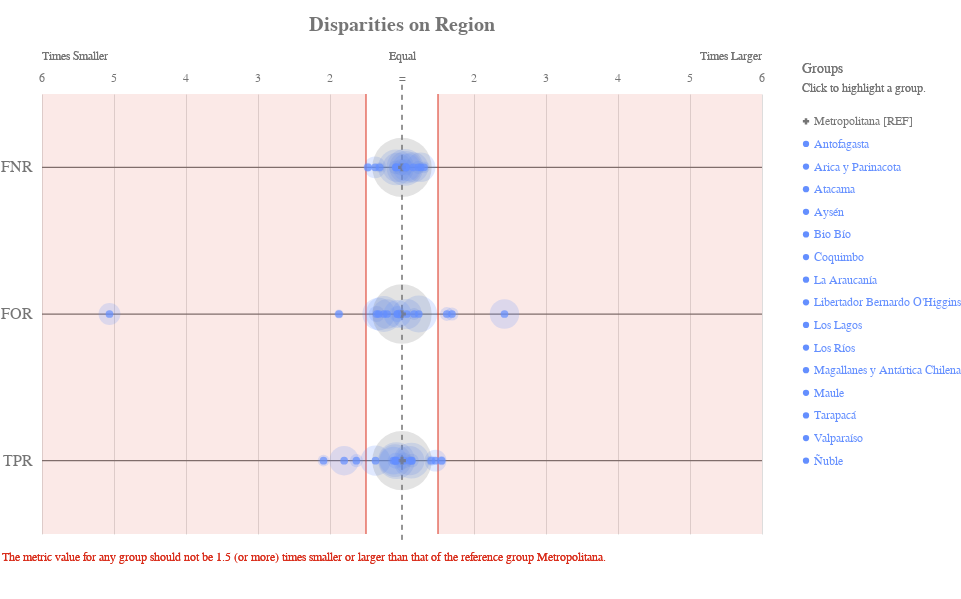

The notebook cell saved with this chart:
### Code cell
ap.disparity(grupo_definido, metrics, 'region', fairness_threshold = disparity_tolerance)

### Figure 1 — Vega-Lite specification as saved in the notebook (floating-point values rounded to 4 significant figures)
{"config": {"view": {"continuousWidth": 400, "continuousHeight": 300, "strokeWidth": 0}, "axisLeft": {"labelColor": "rgb(117,117,117)", "labelFont": "Arial", "labelFontSize": 16}, "title": {"align": "center", "baseline": "middle", "color": "rgb(117,117,117)", "font": "Arial", "fontSize": 20, "fontWeight": "bold"}}, "layer": [{"data": {"name": "data-9e81f56248ad8d508ddaff80d466902d"}, "mark": {"type": "rule", "stroke": "rgb(117,117,117)", "strokeWidth": 1.25, "tooltip": ""}, "encoding": {"x": {"type": "quantitative", "field": "x", "scale": {"domain": [-5, 5], "range": [40.0, 760.0]}}, "x2": {"field": "x2"}, "y": {"type": "nominal", "axis": {"domain": false, "labelAngle": 0, "labelPadding": -30, "orient": "left", "ticks": false, "title": ""}, "field": "metric", "scale": {"domain": ["FNR", "FOR", "TPR"], "range": [55.0, 495.0]}}}}, {"data": {"name": "data-79dd248bdaa0ea02c535240e8ad022c8"}, "mark": {"type": "rule", "stroke": "rgb(117,117,117)", "strokeDash": [5, 5], "strokeWidth": 1}, "encoding": {"tooltip": {"value": "Metropolitana [REF]"}, "x": {"value": 400.0}, "y": {"value": 45.83}, "y2": {"value": 504.2}}}, {"data": {"name": "data-2d710c249995d4113e43f1b0602e5d1e"}, "mark": {"type": "text", "align": "center", "color": "rgb(117,117,117)", "font": "Arial", "fontSize": 12, "fontWeight": "normal", "tooltip": ""}, "encoding": {"text": {"type": "nominal", "field": "label"}, "x": {"type": "quantitative", "field": "value", "scale": {"domain": [-5, 5], "range": [40.0, 760.0]}}, "y": {"value": 38.5}}}, {"layer": [{"mark": {"type": "text", "align": "left", "fill": "rgb(117,117,117)", "font": "Arial", "fontSize": 12, "fontWeight": "normal", "tooltip": ""}, "encoding": {"text": {"value": "Times Smaller"}, "x": {"value": 40.0}, "y": {"value": 16.5}}}, {"mark": {"type": "text", "align": "right", "fill": "rgb(117,117,117)", "font": "Arial", "fontSize": 12, "fontWeight": "normal", "tooltip": ""}, "encoding": {"text": {"value": "Times Larger"}, "x": {"value": 760.0}, "y": {"value": 16.5}}}, {"mark": {"type": "text", "align": "center", "fill": "rgb(117,117,117)", "font": "Arial", "fontSize": 12, "fontWeight": "normal", "tooltip": ""}, "encoding": {"text": {"value": "Equal"}, "x": {"value": 400.0}, "y": {"value": 16.5}}}], "data": {"name": "data-79dd248bdaa0ea02c535240e8ad022c8"}}, {"layer": [{"mark": {"type": "rule", "opacity": 0.8, "stroke": "rgb(217, 46, 28)", "strokeWidth": 1.25, "tooltip": ""}, "encoding": {"x": {"type": "quantitative", "field": "min", "scale": {"domain": [-5, 5], "range": [40.0, 760.0]}}, "y": {"value": 55.0}, "y2": {"value": 495.0}}}, {"mark": {"type": "rule", "opacity": 0.8, "stroke": "rgb(217, 46, 28)", "strokeWidth": 1.25, "tooltip": ""}, "encoding": {"x": {"type": "quantitative", "field": "max", "scale": {"domain": [-5, 5], "range": [40.0, 760.0]}}, "y": {"value": 55.0}, "y2": {"value": 495.0}}}, {"layer": [{"mark": {"type": "rect", "fill": "rgb(217, 46, 28)", "opacity": 0.1, "tooltip": ""}, "encoding": {"x": {"type": "quantitative", "field": "min", "scale": {"domain": [-5, 5], "range": [40.0, 760.0]}}, "x2": {"field": "lower_end"}, "y": {"value": 55.0}, "y2": {"value": 495.0}}}, {"mark": {"type": "rect", "fill": "rgb(217, 46, 28)", "opacity": 0.1, "tooltip": ""}, "encoding": {"x": {"type": "quantitative", "field": "max", "scale": {"domain": [-5, 5], "range": [40.0, 760.0]}}, "x2": {"field": "upper_end"}, "y": {"value": 55.0}, "y2": {"value": 495.0}}}]}, {"data": {"name": "data-79dd248bdaa0ea02c535240e8ad022c8"}, "mark": {"type": "text", "align": "left", "baseline": "top", "fill": "rgb(217, 46, 28)", "font": "Arial", "fontSize": 12, "fontWeight": "normal", "tooltip": ""}, "encoding": {"text": {"value": "The metric value for any group should not be 1.5 (or more) times smaller or larger than that of the reference group Metropolitana."}, "x": {"value": 0}, "y": {"value": 513.3}}}], "data": {"name": "data-01eb4216353c5243ec500e1fd3d7269e"}}, {"layer": [{"mark": "circle"}, {"data": {"name": "data-51553ba60c7f4dfb0ca4e2b52f5c6861"}, "mark": {"type": "circle", "opacity": 0.2}, "encoding": {"color": {"condition": {"type": "nominal", "field": "attribute_value", "legend": null, "scale": {"domain": ["Metropolitana", "Antofagasta", "Arica y Parinacota", "Atacama", "Aysén", "Bio Bío", "Coquimbo", "La Araucanía", "Libertador Bernardo O'Higgins", "Los Lagos", "Los Ríos", "Magallanes y Antártica Chilena", "Maule", "Tarapacá", "Valparaíso", "Ñuble"], "range": ["rgb(117,117,117)", "rgb(100, 143, 255)", "rgb(100, 143, 255)", "rgb(100, 143, 255)", "rgb(100, 143, 255)", "rgb(100, 143, 255)", "rgb(100, 143, 255)", "rgb(100, 143, 255)", "rgb(100, 143, 255)", "rgb(100, 143, 255)", "rgb(100, 143, 255)", "rgb(100, 143, 255)", "rgb(100, 143, 255)", "rgb(100, 143, 255)", "rgb(100, 143, 255)", "rgb(100, 143, 255)"]}, "selection": "selector193"}, "value": "rgb(224,224,224)"}, "size": {"type": "quantitative", "field": "group_size", "legend": null, "scale": {"domain": [0, 4104.0], "range": [0, 4224.0]}}, "tooltip": [{"type": "nominal", "field": "attribute_value", "title": "Group"}, {"type": "nominal", "field": "tooltip_group_size", "title": "Group Size"}, {"type": "nominal", "field": "tooltip_disparity_explanation_fnr", "title": "Disparity"}, {"type": "quantitative", "field": "fnr", "format": ".2f", "title": "FNR"}], "x": {"type": "quantitative", "axis": {"domain": false, "labels": false, "ticks": false, "title": null, "values": [1, 2, 3, 4, 5, -5, -4, -3, -2, -1]}, "field": "fnr_disparity_scaled", "scale": {"domain": [-5, 5], "range": [40.0, 760.0]}}, "y": {"type": "nominal", "axis": {"domain": false, "grid": false, "labels": false, "ticks": false, "title": " "}, "field": "metric_variable", "scale": {"domain": ["FNR", "FOR", "TPR"], "range": [55.0, 495.0]}}}, "selection": {"selector195": {"type": "multi", "empty": "all", "fields": ["attribute_value"]}}, "transform": [{"calculate": "'FNR'", "as": "metric_variable"}]}, {"data": {"name": "data-51553ba60c7f4dfb0ca4e2b52f5c6861"}, "mark": {"type": "circle", "opacity": 0.2}, "encoding": {"color": {"condition": {"type": "nominal", "field": "attribute_value", "legend": null, "scale": {"domain": ["Metropolitana", "Antofagasta", "Arica y Parinacota", "Atacama", "Aysén", "Bio Bío", "Coquimbo", "La Araucanía", "Libertador Bernardo O'Higgins", "Los Lagos", "Los Ríos", "Magallanes y Antártica Chilena", "Maule", "Tarapacá", "Valparaíso", "Ñuble"], "range": ["rgb(117,117,117)", "rgb(100, 143, 255)", "rgb(100, 143, 255)", "rgb(100, 143, 255)", "rgb(100, 143, 255)", "rgb(100, 143, 255)", "rgb(100, 143, 255)", "rgb(100, 143, 255)", "rgb(100, 143, 255)", "rgb(100, 143, 255)", "rgb(100, 143, 255)", "rgb(100, 143, 255)", "rgb(100, 143, 255)", "rgb(100, 143, 255)", "rgb(100, 143, 255)", "rgb(100, 143, 255)"]}, "selection": "selector193"}, "value": "rgb(224,224,224)"}, "size": {"type": "quantitative", "field": "group_size", "legend": null, "scale": {"domain": [0, 4104.0], "range": [0, 4224.0]}}, "tooltip": [{"type": "nominal", "field": "attribute_value", "title": "Group"}, {"type": "nominal", "field": "tooltip_group_size", "title": "Group Size"}, {"type": "nominal", "field": "tooltip_disparity_explanation_for", "title": "Disparity"}, {"type": "quantitative", "field": "for", "format": ".2f", "title": "FOR"}], "x": {"type": "quantitative", "axis": {"domain": false, "labels": false, "ticks": false, "title": null, "values": [1, 2, 3, 4, 5, -5, -4, -3, -2, -1]}, "field": "for_disparity_scaled", "scale": {"domain": [-5, 5], "range": [40.0, 760.0]}}, "y": {"type": "nominal", "axis": {"domain": false, "grid": false, "labels": false, "ticks": false, "title": " "}, "field": "metric_variable", "scale": {"domain": ["FNR", "FOR", "TPR"], "range": [55.0, 495.0]}}}, "selection": {"selector197": {"type": "multi", "empty": "all", "fields": ["attribute_value"]}}, "transform": [{"calculate": "'FOR'", "as": "metric_variable"}]}, {"data": {"name": "data-51553ba60c7f4dfb0ca4e2b52f5c6861"}, "mark": {"type": "circle", "opacity": 0.2}, "encoding": {"color": {"condition": {"type": "nominal", "field": "attribute_value", "legend": null, "scale": {"domain": ["Metropolitana", "Antofagasta", "Arica y Parinacota", "Atacama", "Aysén", "Bio Bío", "Coquimbo", "La Araucanía", "Libertador Bernardo O'Higgins", "Los Lagos", "Los Ríos", "Magallanes y Antártica Chilena", "Maule", "Tarapacá", "Valparaíso", "Ñuble"], "range": ["rgb(117,117,117)", "rgb(100, 143, 255)", "rgb(100, 143, 255)", "rgb(100, 143, 255)", "rgb(100, 143, 255)", "rgb(100, 143, 255)", "rgb(100, 143, 255)", "rgb(100, 143, 255)", "rgb(100, 143, 255)", "rgb(100, 143, 255)", "rgb(100, 143, 255)", "rgb(100, 143, 255)", "rgb(100, 143, 255)", "rgb(100, 143, 255)", "rgb(100, 143, 255)", "rgb(100, 143, 255)"]}, "selection": "selector193"}, "value": "rgb(224,224,224)"}, "size": {"type": "quantitative", "field": "group_size", "legend": null, "scale": {"domain": [0, 4104.0], "range": [0, 4224.0]}}, "tooltip": [{"type": "nominal", "field": "attribute_value", "title": "Group"}, {"type": "nominal", "field": "tooltip_group_size", "title": "Group Size"}, {"type": "nominal", "field": "tooltip_disparity_explanation_tpr", "title": "Disparity"}, {"type": "quantitative", "field": "tpr", "format": ".2f", "title": "TPR"}], "x": {"type": "quantitative", "axis": {"domain": false, "labels": false, "ticks": false, "title": null, "values": [1, 2, 3, 4, 5, -5, -4, -3, -2, -1]}, "field": "tpr_disparity_scaled", "scale": {"domain": [-5, 5], "range": [40.0, 760.0]}}, "y": {"type": "nominal", "axis": {"domain": false, "grid": false, "labels": false, "ticks": false, "title": " "}, "field": "metric_variable", "scale": {"domain": ["FNR", "FOR", "TPR"], "range": [55.0, 495.0]}}}, "selection": {"selector199": {"type": "multi", "empty": "all", "fields": ["attribute_value"]}}, "transform": [{"calculate": "'TPR'", "as": "metric_variable"}]}, {"layer": [{"mark": "point"}, {"data": {"name": "data-51553ba60c7f4dfb0ca4e2b52f5c6861"}, "mark": {"type": "point", "filled": true, "size": 60}, "encoding": {"color": {"condition": {"type": "nominal", "field": "attribute_value", "legend": null, "scale": {"domain": ["Metropolitana", "Antofagasta", "Arica y Parinacota", "Atacama", "Aysén", "Bio Bío", "Coquimbo", "La Araucanía", "Libertador Bernardo O'Higgins", "Los Lagos", "Los Ríos", "Magallanes y Antártica Chilena", "Maule", "Tarapacá", "Valparaíso", "Ñuble"], "range": ["rgb(117,117,117)", "rgb(100, 143, 255)", "rgb(100, 143, 255)", "rgb(100, 143, 255)", "rgb(100, 143, 255)", "rgb(100, 143, 255)", "rgb(100, 143, 255)", "rgb(100, 143, 255)", "rgb(100, 143, 255)", "rgb(100, 143, 255)", "rgb(100, 143, 255)", "rgb(100, 143, 255)", "rgb(100, 143, 255)", "rgb(100, 143, 255)", "rgb(100, 143, 255)", "rgb(100, 143, 255)"]}, "selection": "selector193"}, "value": "rgb(224,224,224)"}, "shape": {"type": "nominal", "field": "attribute_value", "legend": null, "scale": {"domain": ["Metropolitana", "Antofagasta", "Arica y Parinacota", "Atacama", "Aysén", "Bio Bío", "Coquimbo", "La Araucanía", "Libertador Bernardo O'Higgins", "Los Lagos", "Los Ríos", "Magallanes y Antártica Chilena", "Maule", "Tarapacá", "Valparaíso", "Ñuble"], "range": ["cross", "circle", "circle", "circle", "circle", "circle", "circle", "circle", "circle", "circle", "circle", "circle", "circle", "circle", "circle", "circle"]}}, "tooltip": [{"type": "nominal", "field": "attribute_value", "title": "Group"}, {"type": "nominal", "field": "tooltip_group_size", "title": "Group Size"}, {"type": "nominal", "field": "tooltip_disparity_explanation_fnr", "title": "Disparity"}, {"type": "quantitative", "field": "fnr", "format": ".2f", "title": "FNR"}], "x": {"type": "quantitative", "axis": {"domain": false, "labels": false, "ticks": false, "title": null, "values": [1, 2, 3, 4, 5, -5, -4, -3, -2, -1]}, "field": "fnr_disparity_scaled", "scale": {"domain": [-5, 5], "range": [40.0, 760.0]}}, "y": {"type": "nominal", "axis": {"domain": false, "grid": false, "labels": false, "ticks": false, "title": " "}, "field": "metric_variable", "scale": {"domain": ["FNR", "FOR", "TPR"], "range": [55.0, 495.0]}}}, "selection": {"selector194": {"type": "multi", "empty": "all", "fields": ["attribute_value"]}}, "transform": [{"calculate": "'FNR'", "as": "metric_variable"}]}, {"data": {"name": "data-51553ba60c7f4dfb0ca4e2b52f5c6861"}, "mark": {"type": "point", "filled": true, "size": 60}, "encoding": {"color": {"condition": {"type": "nominal", "field": "attribute_value", "legend": null, "scale": {"domain": ["Metropolitana", "Antofagasta", "Arica y Parinacota", "Atacama", "Aysén", "Bio Bío", "Coquimbo", "La Araucanía", "Libertador Bernardo O'Higgins", "Los Lagos", "Los Ríos", "Magallanes y Antártica Chilena", "Maule", "Tarapacá", "Valparaíso", "Ñuble"], "range": ["rgb(117,117,117)", "rgb(100, 143, 255)", "rgb(100, 143, 255)", "rgb(100, 143, 255)", "rgb(100, 143, 255)", "rgb(100, 143, 255)", "rgb(100, 143, 255)", "rgb(100, 143, 255)", "rgb(100, 143, 255)", "rgb(100, 143, 255)", "rgb(100, 143, 255)", "rgb(100, 143, 255)", "rgb(100, 143, 255)", "rgb(100, 143, 255)", "rgb(100, 143, 255)", "rgb(100, 143, 255)"]}, "selection": "selector193"}, "value": "rgb(224,224,224)"}, "shape": {"type": "nominal", "field": "attribute_value", "legend": null, "scale": {"domain": ["Metropolitana", "Antofagasta", "Arica y Parinacota", "Atacama", "Aysén", "Bio Bío", "Coquimbo", "La Araucanía", "Libertador Bernardo O'Higgins", "Los Lagos", "Los Ríos", "Magallanes y Antártica Chilena", "Maule", "Tarapacá", "Valparaíso", "Ñuble"], "range": ["cross", "circle", "circle", "circle", "circle", "circle", "circle", "circle", "circle", "circle", "circle", "circle", "circle", "circle", "circle", "circle"]}}, "tooltip": [{"type": "nominal", "field": "attribute_value", "title": "Group"}, {"type": "nominal", "field": "tooltip_group_size", "title": "Group Size"}, {"type": "nominal", "field": "tooltip_disparity_explanation_for", "title": "Disparity"}, {"type": "quantitative", "field": "for", "format": ".2f", "title": "FOR"}], "x": {"type": "quantitative", "axis": {"domain": false, "labels": false, "ticks": false, "title": null, "values": [1, 2, 3, 4, 5, -5, -4, -3, -2, -1]}, "field": "for_disparity_scaled", "scale": {"domain": [-5, 5], "range": [40.0, 760.0]}}, "y": {"type": "nominal", "axis": {"domain": false, "grid": false, "labels": false, "ticks": false, "title": " "}, "field": "metric_variable", "scale": {"domain": ["FNR", "FOR", "TPR"], "range": [55.0, 495.0]}}}, "selection": {"selector196": {"type": "multi", "empty": "all", "fields": ["attribute_value"]}}, "transform": [{"calculate": "'FOR'", "as": "metric_variable"}]}, {"data": {"name": "data-51553ba60c7f4dfb0ca4e2b52f5c6861"}, "mark": {"type": "point", "filled": true, "size": 60}, "encoding": {"color": {"condition": {"type": "nominal", "field": "attribute_value", "legend": null, "scale": {"domain": ["Metropolitana", "Antofagasta", "Arica y Parinacota", "Atacama", "Aysén", "Bio Bío", "Coquimbo", "La Araucanía", "Libertador Bernardo O'Higgins", "Los Lagos", "Los Ríos", "Magallanes y Antártica Chilena", "Maule", "Tarapacá", "Valparaíso", "Ñuble"], "range": ["rgb(117,117,117)", "rgb(100, 143, 255)", "rgb(100, 143, 255)", "rgb(100, 143, 255)", "rgb(100, 143, 255)", "rgb(100, 143, 255)", "rgb(100, 143, 255)", "rgb(100, 143, 255)", "rgb(100, 143, 255)", "rgb(100, 143, 255)", "rgb(100, 143, 255)", "rgb(100, 143, 255)", "rgb(100, 143, 255)", "rgb(100, 143, 255)", "rgb(100, 143, 255)", "rgb(100, 143, 255)"]}, "selection": "selector193"}, "value": "rgb(224,224,224)"}, "shape": {"type": "nominal", "field": "attribute_value", "legend": null, "scale": {"domain": ["Metropolitana", "Antofagasta", "Arica y Parinacota", "Atacama", "Aysén", "Bio Bío", "Coquimbo", "La Araucanía", "Libertador Bernardo O'Higgins", "Los Lagos", "Los Ríos", "Magallanes y Antártica Chilena", "Maule", "Tarapacá", "Valparaíso", "Ñuble"], "range": ["cross", "circle", "circle", "circle", "circle", "circle", "circle", "circle", "circle", "circle", "circle", "circle", "circle", "circle", "circle", "circle"]}}, "tooltip": [{"type": "nominal", "field": "attribute_value", "title": "Group"}, {"type": "nominal", "field": "tooltip_group_size", "title": "Group Size"}, {"type": "nominal", "field": "tooltip_disparity_explanation_tpr", "title": "Disparity"}, {"type": "quantitative", "field": "tpr", "format": ".2f", "title": "TPR"}], "x": {"type": "quantitative", "axis": {"domain": false, "labels": false, "ticks": false, "title": null, "values": [1, 2, 3, 4, 5, -5, -4, -3, -2, -1]}, "field": "tpr_disparity_scaled", "scale": {"domain": [-5, 5], "range": [40.0, 760.0]}}, "y": {"type": "nominal", "axis": {"domain": false, "grid": false, "labels": false, "ticks": false, "title": " "}, "field": "metric_variable", "scale": {"domain": ["FNR", "FOR", "TPR"], "range": [55.0, 495.0]}}}, "selection": {"selector198": {"type": "multi", "empty": "all", "fields": ["attribute_value"]}}, "transform": [{"calculate": "'TPR'", "as": "metric_variable"}]}]}]}, {"layer": [{"mark": {"type": "point", "filled": true, "opacity": 1, "size": 39.48}, "encoding": {"color": {"condition": {"type": "nominal", "field": "attribute_value", "legend": null, "scale": {"domain": ["Metropolitana", "Antofagasta", "Arica y Parinacota", "Atacama", "Aysén", "Bio Bío", "Coquimbo", "La Araucanía", "Libertador Bernardo O'Higgins", "Los Lagos", "Los Ríos", "Magallanes y Antártica Chilena", "Maule", "Tarapacá", "Valparaíso", "Ñuble"], "range": ["rgb(117,117,117)", "rgb(100, 143, 255)", "rgb(100, 143, 255)", "rgb(100, 143, 255)", "rgb(100, 143, 255)", "rgb(100, 143, 255)", "rgb(100, 143, 255)", "rgb(100, 143, 255)", "rgb(100, 143, 255)", "rgb(100, 143, 255)", "rgb(100, 143, 255)", "rgb(100, 143, 255)", "rgb(100, 143, 255)", "rgb(100, 143, 255)", "rgb(100, 143, 255)", "rgb(100, 143, 255)"]}, "selection": "selector193"}, "value": "rgb(224,224,224)"}, "shape": {"type": "nominal", "field": "attribute_value", "legend": null, "scale": {"domain": ["Metropolitana", "Antofagasta", "Arica y Parinacota", "Atacama", "Aysén", "Bio Bío", "Coquimbo", "La Araucanía", "Libertador Bernardo O'Higgins", "Los Lagos", "Los Ríos", "Magallanes y Antártica Chilena", "Maule", "Tarapacá", "Valparaíso", "Ñuble"], "range": ["cross", "circle", "circle", "circle", "circle", "circle", "circle", "circle", "circle", "circle", "circle", "circle", "circle", "circle", "circle", "circle"]}}, "x": {"value": 804}, "y": {"type": "nominal", "axis": {"domain": false, "grid": false, "labels": false, "ticks": false, "title": " "}, "field": "attribute_value", "scale": {"domain": ["Metropolitana", "Antofagasta", "Arica y Parinacota", "Atacama", "Aysén", "Bio Bío", "Coquimbo", "La Araucanía", "Libertador Bernardo O'Higgins", "Los Lagos", "Los Ríos", "Magallanes y Antártica Chilena", "Maule", "Tarapacá", "Valparaíso", "Ñuble"], "range": [71, 433]}}}, "selection": {"selector193": {"type": "multi", "empty": "all", "fields": ["attribute_value"]}}}, {"mark": {"type": "text", "align": "left", "baseline": "middle", "font": "Arial", "fontSize": 12, "fontWeight": "normal"}, "encoding": {"color": {"condition": {"type": "nominal", "field": "attribute_value", "legend": null, "scale": {"domain": ["Metropolitana", "Antofagasta", "Arica y Parinacota", "Atacama", "Aysén", "Bio Bío", "Coquimbo", "La Araucanía", "Libertador Bernardo O'Higgins", "Los Lagos", "Los Ríos", "Magallanes y Antártica Chilena", "Maule", "Tarapacá", "Valparaíso", "Ñuble"], "range": ["rgb(117,117,117)", "rgb(100, 143, 255)", "rgb(100, 143, 255)", "rgb(100, 143, 255)", "rgb(100, 143, 255)", "rgb(100, 143, 255)", "rgb(100, 143, 255)", "rgb(100, 143, 255)", "rgb(100, 143, 255)", "rgb(100, 143, 255)", "rgb(100, 143, 255)", "rgb(100, 143, 255)", "rgb(100, 143, 255)", "rgb(100, 143, 255)", "rgb(100, 143, 255)", "rgb(100, 143, 255)"]}, "selection": "selector193"}, "value": "rgb(224,224,224)"}, "text": {"type": "nominal", "field": "label"}, "x": {"value": 812}, "y": {"type": "nominal", "axis": {"domain": false, "grid": false, "labels": false, "ticks": false, "title": " "}, "field": "attribute_value", "scale": {"domain": ["Metropolitana", "Antofagasta", "Arica y Parinacota", "Atacama", "Aysén", "Bio Bío", "Coquimbo", "La Araucanía", "Libertador Bernardo O'Higgins", "Los Lagos", "Los Ríos", "Magallanes y Antártica Chilena", "Maule", "Tarapacá", "Valparaíso", "Ñuble"], "range": [71, 433]}}}, "selection": {"selector200": {"type": "multi", "empty": "all", "fields": ["attribute_value"]}}}, {"data": {"name": "data-79dd248bdaa0ea02c535240e8ad022c8"}, "mark": {"type": "text", "align": "left", "baseline": "middle", "color": "rgb(117,117,117)", "font": "Arial", "fontSize": 12, "fontWeight": "normal"}, "encoding": {"text": {"value": "Click to highlight a group."}, "x": {"value": 800}, "y": {"value": 49}}}, {"data": {"name": "data-79dd248bdaa0ea02c535240e8ad022c8"}, "mark": {"type": "text", "align": "left", "baseline": "middle", "color": "rgb(117,117,117)", "font": "Arial", "fontSize": 14, "fontWeight": "normal"}, "encoding": {"text": {"value": "Groups"}, "x": {"value": 800}, "y": {"value": 30}}}], "data": {"name": "data-7ebefffb3323e64a7ab0617c614ff136"}}], "height": 550, "padding": {"top": 15, "bottom": 10}, "resolve": {"scale": {"size": "independent", "y": "independent"}}, "title": "Disparities on Region", "width": 800, "$schema": "https://vega.github.io/schema/vega-lite/v4.8.1.json", "datasets": {"data-9e81f56248ad8d508ddaff80d466902d": [{"metric": "FNR", "x": -5, "x2": 5}, {"metric": "FOR", "x": -5, "x2": 5}, {"metric": "TPR", "x": -5, "x2": 5}], "data-79dd248bdaa0ea02c535240e8ad022c8": [{"a": 1, "b": 0}, {"a": 1, "b": 0}], "data-2d710c249995d4113e43f1b0602e5d1e": [{"value": 1, "label": 2}, {"value": 2, "label": 3}, {"value": 3, "label": 4}, {"value": 4, "label": 5}, {"value": 5, "label": 6}, {"value": -5, "label": 6}, {"value": -4, "label": 5}, {"value": -3, "label": 4}, {"value": -2, "label": 3}, {"value": -1, "label": 2}, {"value": 0, "label": "="}], "data-01eb4216353c5243ec500e1fd3d7269e": [{"min": -0.5, "max": 0.5, "lower_end": -5, "upper_end": 5}], "data-51553ba60c7f4dfb0ca4e2b52f5c6861": [{"attribute_name": "region", "attribute_value": "Antofagasta", "group_size": 184, "total_entities": 11987, "fnr": 0.5802, "for": 0.3381, "tpr": 0.4198, "fnr_disparity": 0.9193, "for_disparity": 1.623, "tpr_disparity": 1.138, "fnr_disparity_scaled": -0.08781, "for_disparity_scaled": 0.6226, "tpr_disparity_scaled": 0.1382, "tooltip_group_size": "184 (1.53%)", "tooltip_disparity_explanation_fnr": "1.09 times smaller FNR than the reference group", "tooltip_disparity_explanation_for": "1.62 times larger FOR than the reference group", "tooltip_disparity_explanation_tpr": "1.14 times larger TPR than the reference group"}, {"attribute_name": "region", "attribute_value": "Arica y Parinacota", "group_size": 168, "total_entities": 11987, "fnr": 0.7742, "for": 0.3529, "tpr": 0.2258, "fnr_disparity": 1.227, "for_disparity": 1.694, "tpr_disparity": 0.6123, "fnr_disparity_scaled": 0.2265, "for_disparity_scaled": 0.6937, "tpr_disparity_scaled": -0.6333, "tooltip_group_size": "168 (1.40%)", "tooltip_disparity_explanation_fnr": "1.23 times larger FNR than the reference group", "tooltip_disparity_explanation_for": "1.69 times larger FOR than the reference group", "tooltip_disparity_explanation_tpr": "1.63 times smaller TPR than the reference group"}, {"attribute_name": "region", "attribute_value": "Atacama", "group_size": 465, "total_entities": 11987, "fnr": 0.4595, "for": 0.04116, "tpr": 0.5405, "fnr_disparity": 0.7279, "for_disparity": 0.1975, "tpr_disparity": 1.466, "fnr_disparity_scaled": -0.3738, "for_disparity_scaled": -4.063, "tpr_disparity_scaled": 0.4657, "tooltip_group_size": "465 (3.88%)", "tooltip_disparity_explanation_fnr": "1.37 times smaller FNR than the reference group", "tooltip_disparity_explanation_for": "5.06 times smaller FOR than the reference group", "tooltip_disparity_explanation_tpr": "1.47 times larger TPR than the reference group"}, {"attribute_name": "region", "attribute_value": "Aysén", "group_size": 103, "total_entities": 11987, "fnr": 0.4815, "for": 0.2031, "tpr": 0.5185, "fnr_disparity": 0.7628, "for_disparity": 0.9747, "tpr_disparity": 1.406, "fnr_disparity_scaled": -0.311, "for_disparity_scaled": -0.02592, "tpr_disparity_scaled": 0.406, "tooltip_group_size": "103 (0.86%)", "tooltip_disparity_explanation_fnr": "1.31 times smaller FNR than the reference group", "tooltip_disparity_explanation_for": "1.03 times smaller FOR than the reference group", "tooltip_disparity_explanation_tpr": "1.41 times larger TPR than the reference group"}, {"attribute_name": "region", "attribute_value": "Bio Bío", "group_size": 1252, "total_entities": 11987, "fnr": 0.5828, "for": 0.1664, "tpr": 0.4172, "fnr_disparity": 0.9233, "for_disparity": 0.7983, "tpr_disparity": 1.131, "fnr_disparity_scaled": -0.08308, "for_disparity_scaled": -0.2527, "tpr_disparity_scaled": 0.1313, "tooltip_group_size": "1,252 (10.44%)", "tooltip_disparity_explanation_fnr": "1.08 times smaller FNR than the reference group", "tooltip_disparity_explanation_for": "1.25 times smaller FOR than the reference group", "tooltip_disparity_explanation_tpr": "1.13 times larger TPR than the reference group"}, {"attribute_name": "region", "attribute_value": "Coquimbo", "group_size": 839, "total_entities": 11987, "fnr": 0.5916, "for": 0.1725, "tpr": 0.4084, "fnr_disparity": 0.9373, "for_disparity": 0.8279, "tpr_disparity": 1.107, "fnr_disparity_scaled": -0.06689, "for_disparity_scaled": -0.2079, "tpr_disparity_scaled": 0.1073, "tooltip_group_size": "839 (7.00%)", "tooltip_disparity_explanation_fnr": "1.07 times smaller FNR than the reference group", "tooltip_disparity_explanation_for": "1.21 times smaller FOR than the reference group", "tooltip_disparity_explanation_tpr": "1.11 times larger TPR than the reference group"}, {"attribute_name": "region", "attribute_value": "La Araucanía", "group_size": 1324, "total_entities": 11987, "fnr": 0.6576, "for": 0.257, "tpr": 0.3424, "fnr_disparity": 1.042, "for_disparity": 1.233, "tpr_disparity": 0.9283, "fnr_disparity_scaled": 0.04188, "for_disparity_scaled": 0.2332, "tpr_disparity_scaled": -0.07722, "tooltip_group_size": "1,324 (11.05%)", "tooltip_disparity_explanation_fnr": "1.04 times larger FNR than the reference group", "tooltip_disparity_explanation_for": "1.23 times larger FOR than the reference group", "tooltip_disparity_explanation_tpr": "1.08 times smaller TPR than the reference group"}, {"attribute_name": "region", "attribute_value": "Libertador Bernardo O'Higgins", "group_size": 1034, "total_entities": 11987, "fnr": 0.6636, "for": 0.1574, "tpr": 0.3364, "fnr_disparity": 1.051, "for_disparity": 0.7554, "tpr_disparity": 0.9123, "fnr_disparity_scaled": 0.05126, "for_disparity_scaled": -0.3237, "tpr_disparity_scaled": -0.09616, "tooltip_group_size": "1,034 (8.63%)", "tooltip_disparity_explanation_fnr": "1.05 times larger FNR than the reference group", "tooltip_disparity_explanation_for": "1.32 times smaller FOR than the reference group", "tooltip_disparity_explanation_tpr": "1.10 times smaller TPR than the reference group"}, {"attribute_name": "region", "attribute_value": "Los Lagos", "group_size": 842, "total_entities": 11987, "fnr": 0.7955, "for": 0.505, "tpr": 0.2045, "fnr_disparity": 1.26, "for_disparity": 2.423, "tpr_disparity": 0.5545, "fnr_disparity_scaled": 0.2603, "for_disparity_scaled": 1.423, "tpr_disparity_scaled": -0.8035, "tooltip_group_size": "842 (7.02%)", "tooltip_disparity_explanation_fnr": "1.26 times larger FNR than the reference group", "tooltip_disparity_explanation_for": "2.42 times larger FOR than the reference group", "tooltip_disparity_explanation_tpr": "1.80 times smaller TPR than the reference group"}, {"attribute_name": "region", "attribute_value": "Los Ríos", "group_size": 252, "total_entities": 11987, "fnr": 0.6226, "for": 0.1542, "tpr": 0.3774, "fnr_disparity": 0.9864, "for_disparity": 0.74, "tpr_disparity": 1.023, "fnr_disparity_scaled": -0.01374, "for_disparity_scaled": -0.3514, "tpr_disparity_scaled": 0.0232, "tooltip_group_size": "252 (2.10%)", "tooltip_disparity_explanation_fnr": "1.01 times smaller FNR than the reference group", "tooltip_disparity_explanation_for": "1.35 times smaller FOR than the reference group", "tooltip_disparity_explanation_tpr": "1.02 times larger TPR than the reference group"}, {"attribute_name": "region", "attribute_value": "Magallanes y Antártica Chilena", "group_size": 136, "total_entities": 11987, "fnr": 0.8235, "for": 0.2435, "tpr": 0.1765, "fnr_disparity": 1.305, "for_disparity": 1.168, "tpr_disparity": 0.4785, "fnr_disparity_scaled": 0.3047, "for_disparity_scaled": 0.1684, "tpr_disparity_scaled": -1.09, "tooltip_group_size": "136 (1.13%)", "tooltip_disparity_explanation_fnr": "1.30 times larger FNR than the reference group", "tooltip_disparity_explanation_for": "1.17 times larger FOR than the reference group", "tooltip_disparity_explanation_tpr": "2.09 times smaller TPR than the reference group"}, {"attribute_name": "region", "attribute_value": "Maule", "group_size": 880, "total_entities": 11987, "fnr": 0.7304, "for": 0.2221, "tpr": 0.2696, "fnr_disparity": 1.157, "for_disparity": 1.066, "tpr_disparity": 0.731, "fnr_disparity_scaled": 0.1572, "for_disparity_scaled": 0.06558, "tpr_disparity_scaled": -0.3679, "tooltip_group_size": "880 (7.34%)", "tooltip_disparity_explanation_fnr": "1.16 times larger FNR than the reference group", "tooltip_disparity_explanation_for": "1.07 times larger FOR than the reference group", "tooltip_disparity_explanation_tpr": "1.37 times smaller TPR than the reference group"}, {"attribute_name": "region", "attribute_value": "Metropolitana", "group_size": 3420, "total_entities": 11987, "fnr": 0.6312, "for": 0.2084, "tpr": 0.3688, "fnr_disparity": 1.0, "for_disparity": 1.0, "tpr_disparity": 1.0, "fnr_disparity_scaled": 0.0, "for_disparity_scaled": 0.0, "tpr_disparity_scaled": 0.0, "tooltip_group_size": "3,420 (28.53%)", "tooltip_disparity_explanation_fnr": "Reference group", "tooltip_disparity_explanation_for": "Reference group", "tooltip_disparity_explanation_tpr": "Reference group"}, {"attribute_name": "region", "attribute_value": "Tarapacá", "group_size": 81, "total_entities": 11987, "fnr": 0.4286, "for": 0.1111, "tpr": 0.5714, "fnr_disparity": 0.679, "for_disparity": 0.5332, "tpr_disparity": 1.549, "fnr_disparity_scaled": -0.4728, "for_disparity_scaled": -0.8755, "tpr_disparity_scaled": 0.5494, "tooltip_group_size": "81 (0.68%)", "tooltip_disparity_explanation_fnr": "1.47 times smaller FNR than the reference group", "tooltip_disparity_explanation_for": "1.88 times smaller FOR than the reference group", "tooltip_disparity_explanation_tpr": "1.55 times larger TPR than the reference group"}, {"attribute_name": "region", "attribute_value": "Valparaíso", "group_size": 756, "total_entities": 11987, "fnr": 0.6703, "for": 0.1961, "tpr": 0.3297, "fnr_disparity": 1.062, "for_disparity": 0.9412, "tpr_disparity": 0.8939, "fnr_disparity_scaled": 0.062, "for_disparity_scaled": -0.06245, "tpr_disparity_scaled": -0.1187, "tooltip_group_size": "756 (6.31%)", "tooltip_disparity_explanation_fnr": "1.06 times larger FNR than the reference group", "tooltip_disparity_explanation_for": "1.06 times smaller FOR than the reference group", "tooltip_disparity_explanation_tpr": "1.12 times smaller TPR than the reference group"}, {"attribute_name": "region", "attribute_value": "Ñuble", "group_size": 251, "total_entities": 11987, "fnr": 0.6607, "for": 0.1958, "tpr": 0.3393, "fnr_disparity": 1.047, "for_disparity": 0.9394, "tpr_disparity": 0.92, "fnr_disparity_scaled": 0.04676, "for_disparity_scaled": -0.06448, "tpr_disparity_scaled": -0.08699, "tooltip_group_size": "251 (2.09%)", "tooltip_disparity_explanation_fnr": "1.05 times larger FNR than the reference group", "tooltip_disparity_explanation_for": "1.06 times smaller FOR than the reference group", "tooltip_disparity_explanation_tpr": "1.09 times smaller TPR than the reference group"}], "data-7ebefffb3323e64a7ab0617c614ff136": [{"attribute_value": "Metropolitana", "label": "Metropolitana [REF]"}, {"attribute_value": "Antofagasta", "label": "Antofagasta"}, {"attribute_value": "Arica y Parinacota", "label": "Arica y Parinacota"}, {"attribute_value": "Atacama", "label": "Atacama"}, {"attribute_value": "Aysén", "label": "Aysén"}, {"attribute_value": "Bio Bío", "label": "Bio Bío"}, {"attribute_value": "Coquimbo", "label": "Coquimbo"}, {"attribute_value": "La Araucanía", "label": "La Araucanía"}, {"attribute_value": "Libertador Bernardo O'Higgins", "label": "Libertador Bernardo O'Higgins"}, {"attribute_value": "Los Lagos", "label": "Los Lagos"}, {"attribute_value": "Los Ríos", "label": "Los Ríos"}, {"attribute_value": "Magallanes y Antártica Chilena", "label": "Magallanes y Antártica Chilena"}, {"attribute_value": "Maule", "label": "Maule"}, {"attribute_value": "Tarapacá", "label": "Tarapacá"}, {"attribute_value": "Valparaíso", "label": "Valparaíso"}, {"attribute_value": "Ñuble", "label": "Ñuble"}]}}
